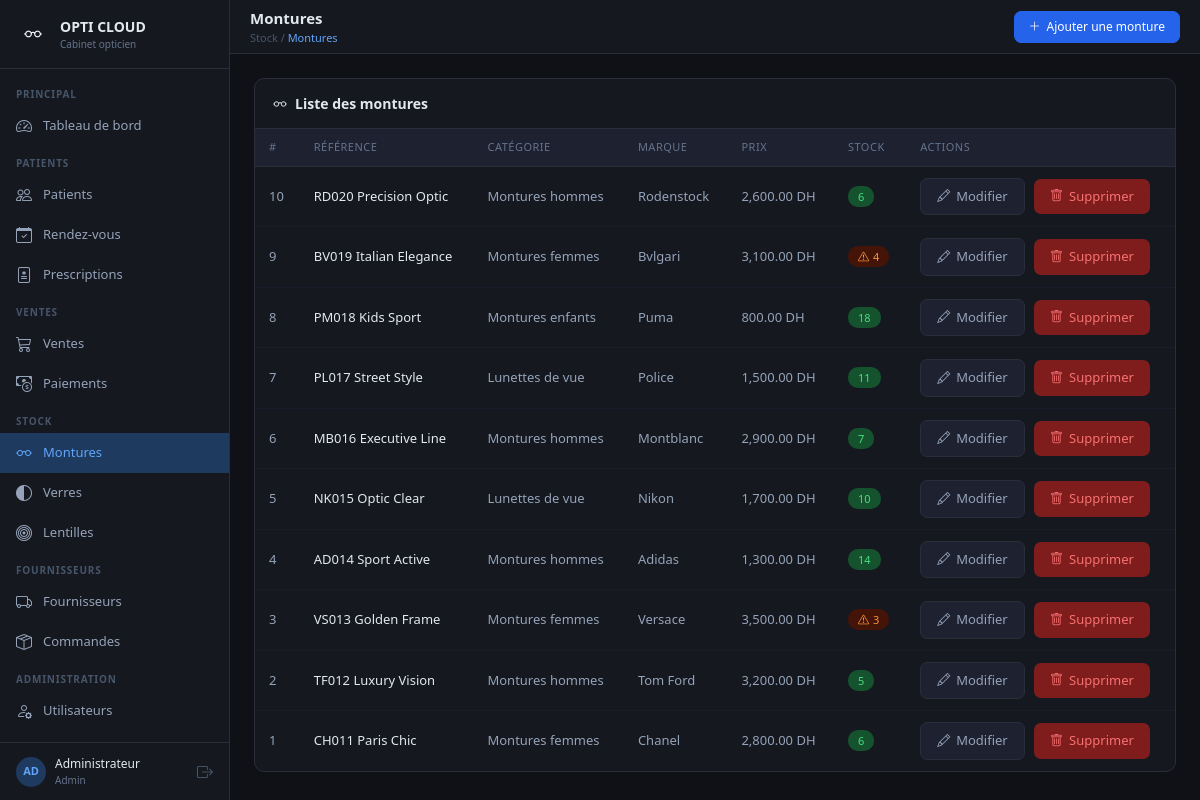
The page /monture/monture_list.php (signed in) on the database its author committed.
### tables this page shows
CREATE TABLE `monture` (
  `id` int(11) NOT NULL AUTO_INCREMENT,
  `ref_monture` varchar(50) NOT NULL,
  `prix_monture` decimal(10,2) DEFAULT NULL,
  `stock` int(11) NOT NULL DEFAULT 0,
  `id_categorie` int(11) DEFAULT NULL,
  `id_marque` int(11) DEFAULT NULL,
  PRIMARY KEY (`id`)
);

CREATE TABLE `categorie` (
  `id` int(11) NOT NULL AUTO_INCREMENT,
  `nom_categorie` varchar(100) NOT NULL,
  PRIMARY KEY (`id`)
);

CREATE TABLE `marque` (
  `id` int(11) NOT NULL AUTO_INCREMENT,
  `nom_marque` varchar(100) NOT NULL,
  PRIMARY KEY (`id`)
);

### monture/monture_list.php (the view, shortened to what this page needs)
<?php
require("../connexion.php");
$page_breadcrumb = "Stock / <span>Montures</span>";
$liste = mysqli_query($con, "SELECT m.*, c.nom_categorie, ma.nom_marque
    FROM monture m
    LEFT JOIN categorie c ON c.id = m.id_categorie
    LEFT JOIN marque ma ON ma.id = m.id_marque
    ORDER BY m.id DESC");
require("../layout.php");
?>
<div class="card-dark">
    <div class="card-header"><i class="bi bi-eyeglasses me-2"></i>Liste des montures</div>
    <div style="overflow-x:auto;">
        <table class="table-dark-custom">
            <thead>
                <tr>
                    <th>#</th>
                    <th>Référence</th>
                    <th>Catégorie</th>
                    <th>Marque</th>
                    <th>Prix</th>
                    <th>Stock</th>
                    <th>Actions</th>
                </tr>
            </thead>
            <tbody>
            <?php if ($liste && mysqli_num_rows($liste) > 0):
                while($row = mysqli_fetch_assoc($liste)): ?>
            <tr>
                <td><?php echo $row['id']; ?></td>
                <td class="primary-col"><?php echo htmlspecialchars($row['ref_monture']); ?></td>
                <td><?php echo htmlspecialchars($row['nom_categorie']); ?></td>
                <td><?php echo htmlspecialchars($row['nom_marque']); ?></td>
                <td><?php echo number_format($row['prix_monture'], 2); ?> DH</td>
                <td>
                    <?php if ($row['stock'] < 5): ?>
                        <span class="badge-orange"><i class="bi bi-exclamation-triangle me-1"></i><?php echo $row['stock']; ?></span>
                    <?php else: ?>
                        <span class="badge-green"><?php echo $row['stock']; ?></span>
                    <?php endif; ?>
                </td>
                <td>
                    <a href="monture_modifier.php?id=<?php echo $row['id']; ?>" class="btn-secondary-dark" style="margin-right:6px;">
                        <i class="bi bi-pencil"></i> Modifier
                    </a>
                    <a href="monture_delete.php?id=<?php echo $row['id']; ?>"
                       class="btn-danger-dark"
                       onclick="return confirm('Supprimer cette monture ?')">
                        <i class="bi bi-trash"></i> Supprimer
                    </a>
                </td>
            </tr>
            <?php endwhile; else: ?>
            <tr><td colspan="7" style="text-align:center; color:#475569; padding:20px;">Aucune monture trouvée</td></tr>
            <?php endif; ?>
            </tbody>
        </table>
    </div>
</div>
<?php require("../layout_end.php"); ?>

### layout.php (style rules this page uses)
* { box-sizing: border-box; }
body { margin: 0; font-family: 'Segoe UI', sans-serif; background: #0f1117; color: #e2e8f0; display: flex; min-height: 100vh; }
.topbar-breadcrumb span { color: #60a5fa; }
.card-dark { background: #161820; border: 1px solid #2a2d3a; border-radius: 10px; }
.card-dark .card-header { background: transparent; border-bottom: 1px solid #2a2d3a; padding: 14px 18px; font-size: 14px; font-weight: 600; color: #e2e8f0; }
.table-dark-custom { width: 100%; border-collapse: collapse; }
.table-dark-custom th { background: #1e2130; color: #64748b; font-size: 11px; text-transform: uppercase; letter-spacing: 0.5px; padding: 10px 14px; border-bottom: 1px solid #2a2d3a; font-weight: 500; }
.table-dark-custom td { padding: 11px 14px; border-bottom: 1px solid #1a1d29; font-size: 13px; color: #94a3b8; vertical-align: middle; }
.table-dark-custom tr:last-child td { border-bottom: none; }
.table-dark-custom td.primary-col { color: #e2e8f0; font-weight: 500; }
.badge-green { background: #14532d; color: #4ade80; padding: 3px 10px; border-radius: 10px; font-size: 11px; }
.badge-orange { background: #431407; color: #fb923c; padding: 3px 10px; border-radius: 10px; font-size: 11px; }
.btn-danger-dark { background: #7f1d1d; border: none; color: #f87171; border-radius: 7px; padding: 8px 16px; font-size: 13px; cursor: pointer; text-decoration: none; display: inline-flex; align-items: center; gap: 6px; }
.btn-secondary-dark { background: #1e2130; border: 1px solid #2a2d3a; color: #94a3b8; border-radius: 7px; padding: 8px 16px; font-size: 13px; cursor: pointer; text-decoration: none; display: inline-flex; align-items: center; gap: 6px; }

### rows shown on the page
monture: id "10", ref_monture "RD020 Precision Optic", id_categorie.nom_categorie "Montures hommes", id_marque.nom_marque "Rodenstock", prix_monture "2,600.00", stock "6"
monture: id "9", ref_monture "BV019 Italian Elegance", id_categorie.nom_categorie "Montures femmes", id_marque.nom_marque "Bvlgari", prix_monture "3,100.00", stock "4"
monture: id "8", ref_monture "PM018 Kids Sport", id_categorie.nom_categorie "Montures enfants", id_marque.nom_marque "Puma", prix_monture "800.00", stock "18"
monture: id "7", ref_monture "PL017 Street Style", id_categorie.nom_categorie "Lunettes de vue", id_marque.nom_marque "Police", prix_monture "1,500.00", stock "11"
monture: id "6", ref_monture "MB016 Executive Line", id_categorie.nom_categorie "Montures hommes", id_marque.nom_marque "Montblanc", prix_monture "2,900.00", stock "7"
monture: id "5", ref_monture "NK015 Optic Clear", id_categorie.nom_categorie "Lunettes de vue", id_marque.nom_marque "Nikon", prix_monture "1,700.00", stock "10"
monture: id "4", ref_monture "AD014 Sport Active", id_categorie.nom_categorie "Montures hommes", id_marque.nom_marque "Adidas", prix_monture "1,300.00", stock "14"
monture: id "3", ref_monture "VS013 Golden Frame", id_categorie.nom_categorie "Montures femmes", id_marque.nom_marque "Versace", prix_monture "3,500.00", stock "3"
monture: id "2", ref_monture "TF012 Luxury Vision", id_categorie.nom_categorie "Montures hommes", id_marque.nom_marque "Tom Ford", prix_monture "3,200.00", stock "5"
monture: id "1", ref_monture "CH011 Paris Chic", id_categorie.nom_categorie "Montures femmes", id_marque.nom_marque "Chanel", prix_monture "2,800.00", stock "6"

### other values the page prints
substr($_SESSION['user_nom'],0,2) "AD"
$_SESSION['user_nom'] "Administrateur"
$_SESSION['user_role'] "Admin"
$page_title "Montures"
$btn_action "Ajouter une monture"
